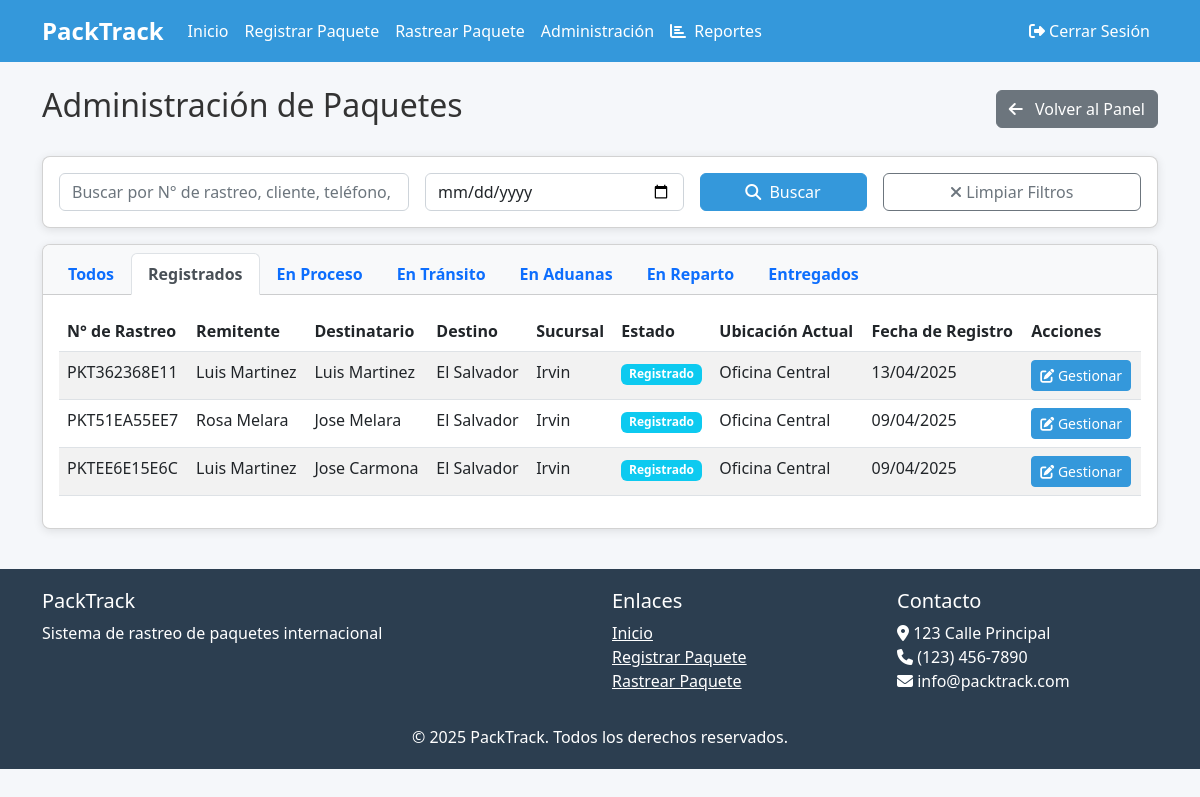
Page /admin/packages?status=registered (signed in) on the committed database.
### models.py (models this page shows, shortened)
class Package(db.Model):
    __tablename__ = 'packages'
    id = db.Column(db.Integer, primary_key=True)
    tracking_number = db.Column(db.String(20), unique=True, nullable=False, default=generate_tracking_number)
    customer_id = db.Column(db.Integer, db.ForeignKey('customers.id'), nullable=False)
    branch = db.Column(db.String(50), nullable=False, default='irvin')
    sender_name = db.Column(db.String(100), nullable=False)
    sender_email = db.Column(db.String(100), nullable=False)
    sender_phone = db.Column(db.String(20), nullable=False)
    recipient_name = db.Column(db.String(100), nullable=False)
    recipient_address = db.Column(db.Text, nullable=False)
    recipient_phone = db.Column(db.String(20), nullable=False)
    destination_country_code = db.Column(db.String(3), nullable=False)
    destination_country_name = db.Column(db.String(50), nullable=False)
    estimated_weight = db.Column(db.Float, nullable=False)
    actual_weight = db.Column(db.Float)
    estimated_cost = db.Column(db.Float, nullable=False)
    final_cost = db.Column(db.Float)
    package_type = db.Column(db.Enum(PackageTypeEnum), nullable=False)
    status = db.Column(db.Enum(StatusEnum), default=StatusEnum.REGISTERED, nullable=False)
    registration_date = db.Column(db.DateTime, default=datetime.utcnow, nullable=False)
    delivery_date = db.Column(db.DateTime)
    current_location = db.Column(db.String(100), default="Oficina Central")
    notification_sent = db.Column(db.Boolean, default=False)
    events = db.relationship('TrackingEvent', backref='package', lazy=True, cascade="all, delete-orphan")

### app.py (the view, shortened to what this page needs)
@app.route('/admin/packages')
@admin_required
def admin_packages():
    status_filter = request.args.get('status', 'all')
    search_query = request.args.get('search', '')
    date_filter = request.args.get('date', '')
    query = Package.query
    if date_filter:
        try:
            filter_date = datetime.strptime(date_filter, '%Y-%m-%d').date()
            query = query.filter(db.func.date(Package.registration_date) == filter_date)
        except ValueError:
            flash('Formato de fecha inválido', 'danger')
    if status_filter != 'all':
        status_enum = getattr(StatusEnum, status_filter.upper(), None)
        if status_enum:
            query = query.filter_by(status=status_enum)
    packages = query.order_by(Package.registration_date.desc()).all()
    return render_template('admin/packages.html',
                           packages=packages,
                           StatusEnum=StatusEnum,
                           search_query=search_query,
                           date_filter=date_filter)

### app.py (called while the page is built)
def admin_required(f):
    @wraps(f)
    def decorated_function(*args, **kwargs):
        if 'user_id' not in session:
            flash('Por favor inicie sesión para acceder a esta página', 'warning')
            return redirect(url_for('login', next=request.url))
        user = User.query.get(session['user_id'])
        if not user or not user.is_admin:
            flash('No tiene permisos para acceder a esta página', 'danger')
            return redirect(url_for('index'))
        return f(*args, **kwargs)
    return decorated_function

### Templates/admin/packages.html (shortened to what this page needs)
{% extends 'base.html' %}
{% block content %}
<div class="d-flex justify-content-between align-items-center mb-4">
    <h2>Administración de Paquetes</h2>
    <div>
        <a href="{{ url_for('admin_dashboard') }}" class="btn btn-secondary">
            <i class="fas fa-arrow-left me-2"></i> Volver al Panel
        </a>
    </div>
</div>
<div class="card mb-3">
    <div class="card-body">
        <form id="package-search-form" class="row g-3" method="GET" action="{{ url_for('admin_packages') }}">
            <div class="col-md-4">
                <div class="input-group">
                    <input type="text" class="form-control" name="search" id="search-input"
                           placeholder="Buscar por N° de rastreo, cliente, teléfono, país..."
                           value="{{ search_query }}" aria-label="Buscar">
                </div>
            </div>
            <div class="col-md-3">
                <input type="date" class="form-control" name="date" id="date-filter"
                       value="{{ request.args.get('date', '') }}" placeholder="Filtrar por fecha">
            </div>
            <div class="col-md-2">
                <button class="btn btn-primary w-100" type="submit">
                    <i class="fas fa-search me-1"></i> Buscar
                </button>
            </div>
            <div class="col-md-3">
                <a href="{{ url_for('admin_packages') }}" class="btn btn-outline-secondary w-100">
                    <i class="fas fa-times"></i> Limpiar Filtros
                </a>
            </div>
        </form>
    </div>
</div>
<div class="card mb-4">
    <div class="card-header">
        <ul class="nav nav-tabs card-header-tabs">
            <li class="nav-item">
                <a class="nav-link {{ 'active' if request.args.get('status') == 'all' or not request.args.get('status') else '' }}"
                   href="{{ url_for('admin_packages', status='all', search=search_query, date=request.args.get('date', '')) }}">Todos</a>
            </li>
            <li class="nav-item">
                <a class="nav-link {{ 'active' if request.args.get('status') == 'registered' else '' }}"
                   href="{{ url_for('admin_packages', status='registered', search=search_query, date=request.args.get('date', '')) }}">Registrados</a>
            </li>
            <li class="nav-item">
                <a class="nav-link {{ 'active' if request.args.get('status') == 'processing' else '' }}"
                   href="{{ url_for('admin_packages', status='processing', search=search_query, date=request.args.get('date', '')) }}">En Proceso</a>
            </li>
            <li class="nav-item">
                <a class="nav-link {{ 'active' if request.args.get('status') == 'transit' else '' }}"
                   href="{{ url_for('admin_packages', status='transit', search=search_query, date=request.args.get('date', '')) }}">En Tránsito</a>
            </li>
            <li class="nav-item">
                <a class="nav-link {{ 'active' if request.args.get('status') == 'customs' else '' }}"
                   href="{{ url_for('admin_packages', status='customs', search=search_query, date=request.args.get('date', '')) }}">En Aduanas</a>
            </li>
            <li class="nav-item">
                <a class="nav-link {{ 'active' if request.args.get('status') == 'delivery' else '' }}"
                   href="{{ url_for('admin_packages', status='delivery', search=search_query, date=request.args.get('date', '')) }}">En Reparto</a>
            </li>
            <li class="nav-item">
                <a class="nav-link {{ 'active' if request.args.get('status') == 'delivered' else '' }}"
                   href="{{ url_for('admin_packages', status='delivered', search=search_query, date=request.args.get('date', '')) }}">Entregados</a>
            </li>
        </ul>
    </div>
    <div class="card-body">
        {% if packages %}
        <div class="table-responsive">
            <table class="table table-striped" id="packages-table">
                <thead>
                    <tr>
                        <th>N° de Rastreo</th>
                        <th>Remitente</th>
                        <th>Destinatario</th>
                        <th>Destino</th>
                        <th>Sucursal</th>
                        <th>Estado</th>
                        <th>Ubicación Actual</th>
                        <th>Fecha de Registro</th>
                        <th>Acciones</th>
                    </tr>
                </thead>
                <tbody>
                    {% for package in packages %}
                    <tr>
                        <td>{{ package.tracking_number }}</td>
                        <td>{{ package.sender_name }}</td>
                        <td>{{ package.recipient_name }}</td>
                        <td>{{ package.destination_country_name }}</td>
                        <td>
                            {% if package.branch == 'irvin' %}
                                Irvin
                            {% elif package.branch == 'carrolton' %}
                                Carrolton
                            {% elif package.branch == 'oklahoma' %}
                                Oklahoma
                            {% else %}
                                No especificado
                            {% endif %}
                        </td>
                        <td>
                            {% if package.status.value == 'registered' %}
                                <span class="badge bg-info">Registrado</span>
                            {% elif package.status.value == 'processing' %}
                                <span class="badge bg-primary">En Proceso</span>
                            {% elif package.status.value == 'transit' %}
                                <span class="badge bg-primary">En Tránsito</span>
                            {% elif package.status.value == 'customs' %}
                                <span class="badge bg-warning">En Aduanas</span>
                            {% elif package.status.value == 'delivery' %}
                                <span class="badge bg-info">En Reparto</span>
                            {% elif package.status.value == 'delivered' %}
                                <span class="badge bg-success">Entregado</span>
                            {% else %}
                                <span class="badge bg-secondary">{{ package.status.value }}</span>
                            {% endif %}
                        </td>
                        <td>{{ package.current_location }}</td>
                        <td>{{ package.registration_date.strftime('%d/%m/%Y') }}</td>
                        <td>
                            <a href="{{ url_for('admin_package_detail', tracking_number=package.tracking_number) }}" class="btn btn-sm btn-primary">
                                <i class="fas fa-edit"></i> Gestionar
                            </a>
                        </td>
                    </tr>
                    {% endfor %}
                </tbody>
            </table>
        </div>
        {% endif %}
    </div>
</div>
{% endblock %}

### Templates/base.html (style rules this page uses)
:root { --primary-color: #3498db; --secondary-color: #2980b9; --success-color: #2ecc71; --warning-color: #f39c12; --danger-color: #e74c3c; --light-color: #ecf0f1; --dark-color: #2c3e50; }
body { font-family: 'Segoe UI', Tahoma, Geneva, Verdana, sans-serif; background-color: #f5f7fa; color: #333; }
.card { border-radius: 8px; box-shadow: 0 2px 10px rgba(0, 0, 0, 0.1); margin-bottom: 20px; overflow: hidden; }
.card-header { background-color: #f8f9fa; font-weight: bold; }
.btn-primary { background-color: var(--primary-color); border-color: var(--primary-color); }

### rows in the picture
Package: tracking_number "PKT362368E11", sender_name "Luis Martinez", recipient_name "Luis Martinez", destination_country_name "El Salvador", branch "Irvin", status "Registrado", current_location "Oficina Central", registration_date "13/04/2025"
Package: tracking_number "PKT51EA55EE7", sender_name "Rosa Melara", recipient_name "Jose Melara", destination_country_name "El Salvador", branch "Irvin", status "Registrado", current_location "Oficina Central", registration_date "09/04/2025"
Package: tracking_number "PKTEE6E15E6C", sender_name "Luis Martinez", recipient_name "Jose Carmona", destination_country_name "El Salvador", branch "Irvin", status "Registrado", current_location "Oficina Central", registration_date "09/04/2025"
